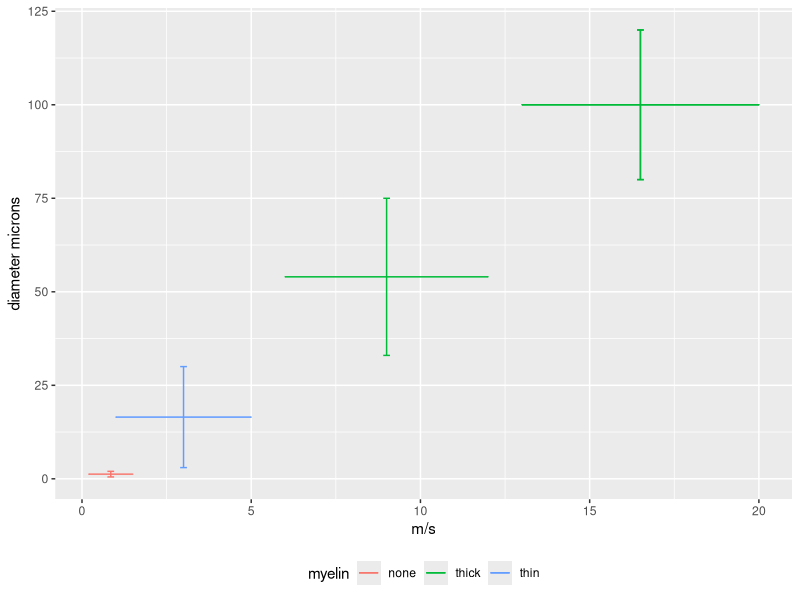

This chart was generated by the following R code:
## ---- chunk 1
#| label: fig-speed-myelin-axon-diameter
#| fig-cap: "Myelin and axon diameter vs. action potential speed. Data from @Wikipedia-contributors2025-xk."
library(ggplot2)
library(dplyr)

ap <- readr::read_csv("../include/csv/action-potential-speeds.csv",
                      show_col_types = FALSE)

ap |>
  mutate(
    x = (diameter_min + diameter_max) / 2,
    y = (velocity_min + velocity_max) / 2
  ) |>
  ggplot() +
  aes(
    x = x,
    y = y,
    xmin = diameter_min,
    xmax = diameter_max,
    ymin = velocity_min,
    ymax = velocity_max,
    color = myelin
  ) +
  geom_errorbar(
    aes(ymin = velocity_min, ymax = velocity_max),
    orientation = "x",
    width = 0.2
  ) +
  geom_errorbar(
    aes(ymin = velocity_min, ymax = velocity_max),
    orientation = "y",
    width = 0.2
  ) +
  xlab("m/s") +
  ylab("diameter microns") +
  theme(legend.position = "bottom")
